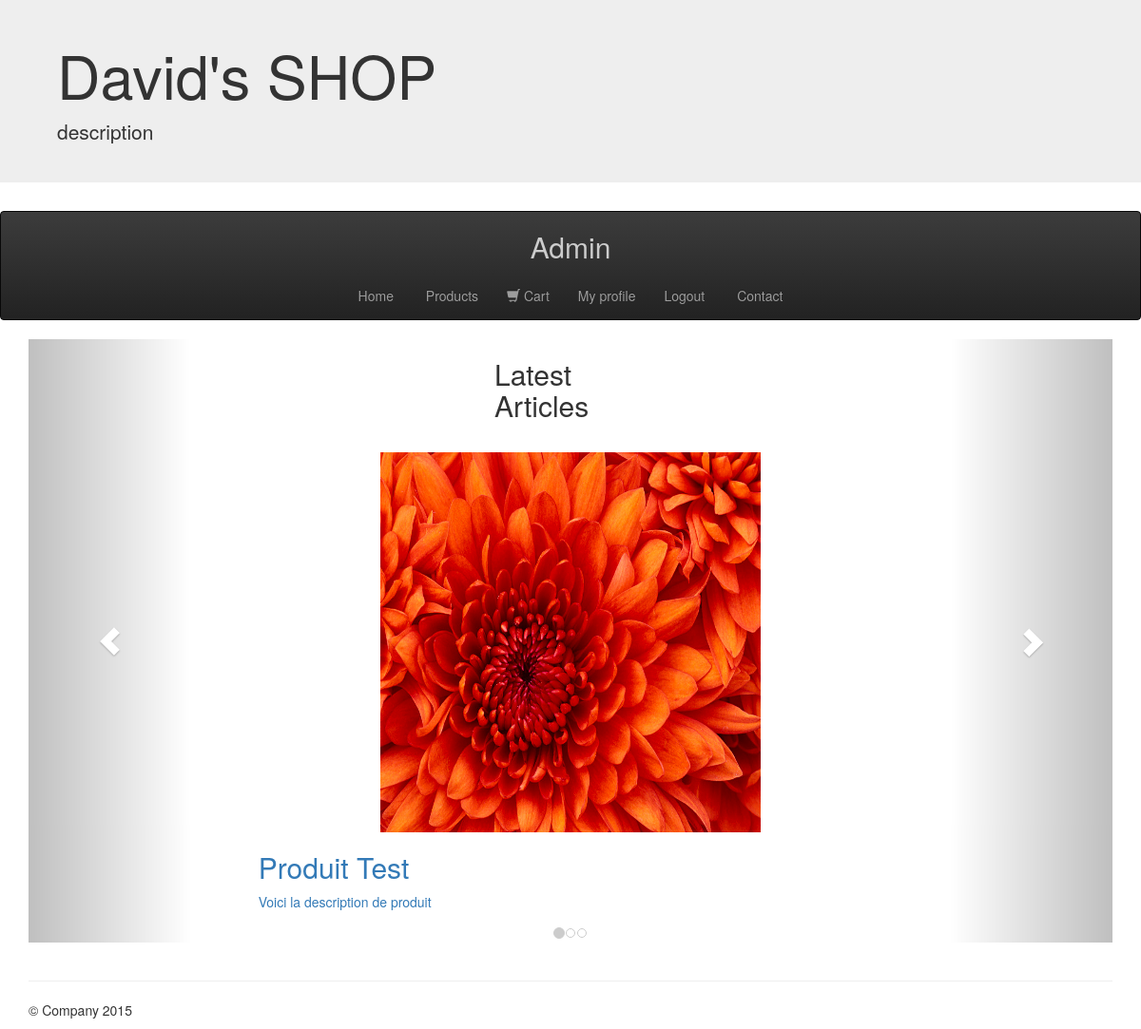
Page /Controller/Front/controller.php?f=index (signed in) on the committed database.
### tables this page shows
CREATE TABLE IF NOT EXISTS `user` (
  `idRow` int(11) NOT NULL AUTO_INCREMENT,
  `user` varchar(255) NOT NULL,
  `pass` varchar(255) NOT NULL,
  `name` varchar(255) NOT NULL,
  `idRoll` int(11) NOT NULL DEFAULT '2',
  `lastName` varchar(255) NOT NULL,
  `email` varchar(255) NOT NULL,
  `sexe` varchar(25) NOT NULL,
  `date` varchar(25) NOT NULL,
  `address` varchar(255) NOT NULL,
  PRIMARY KEY (`idRow`)
);

CREATE TABLE IF NOT EXISTS `product` (
  `idRow` int(11) NOT NULL AUTO_INCREMENT,
  `name` varchar(255) NOT NULL,
  `description` varchar(1000) NOT NULL,
  `longDescription` varchar(2000) NOT NULL,
  `price` varchar(25) NOT NULL,
  `idCategory` int(11) NOT NULL,
  PRIMARY KEY (`idRow`),
  KEY `idRow` (`idRow`)
);

### Controller/Front/controller.php (called while the page is built, shortened)
<?php
require_once '../../app/config.php';
require_once '../../app/connection/Connexion.php';
$connection = new Connexion($dbName, $host, $user, $pass);
$user = '';
$navegador = array(
    array('string' => 'Products ', 'url' => 'controller.php?f=products'),
    array('string' => 'Cart', 'url' => 'controller.php?f=cart'),
    array('string' => 'Login ', 'url' => 'controller.php?f=login'),
    array('string' => 'Register ', 'url' => 'controller.php?f=myProfil')
);
if (isset($_SESSION['idRow'])) {
    require_once '../../Model/UserClass.php';
    $user = new UserClass($connection);
    $user->fetch($_SESSION['idRow']);
    $navegador = array(
        array('string' => 'Products ', 'url' => 'controller.php?f=products'),
        array('string' => 'Cart', 'url' => 'controller.php?f=cart'),
        array('string' => 'My profile ', 'url' => 'controller.php?f=myProfil'),
        array('string' => 'Logout', 'url' => '../Back/controller.php?f=logout')
    );
}
function index() {
    require_once '../../Model/ProductClass.php';
    global $navegador;
    global $user;
    global $connection;
    $titulo = 'David\'s SHOP';
    $description = 'description';
    $slide = array();
    $productsSlide = productsSlide($connection);
    foreach ($productsSlide as $key => $idProduct) {
        $product = new ProductClass($connection);
        $product->fetch($idProduct);
        if (!isset($product->imgs[0]['name'])) {
            $img = 'not-found.png';
        } else {
            $img = $product->imgs[0]['name'];
        }
        $slide[] = array(
            'title' => $product->name,
            'url' => 'controller.php?f=product&o=' . $product->id,
            'description' => $product->description,
            'image' => $img
        );
    }
    require_once '../../View/Front/home.php';
}
require_once '../main.php';

### Model/UserClass.php (called while the page is built, shortened)
<?php
class UserClass {
    var $conex;
    public function __construct($connection, $user = '', $pass = '', $email = '', $name = '', $lastName = '', $date = '', $sexe = '', $address = '', $roll = '') {
        $this->conex = $connection;
    }
    public function fetch($id = '') {
        $sql = 'SELECT * FROM `user` WHERE `idRow` =\'' . $id . '\'';
        $user = $this->conex->commitSelect($sql);
        $this->name = $user[0]['name'];
    }
}

### app/connection/Connexion.php (called while the page is built, shortened)
<?php
class Connexion {
    var $db = '';
    public function __construct($dataBaseName, $host, $user, $pass) {
        $this->dataBaseName = $dataBaseName;
        $this->host = $host;
        $this->user = $user;
        $this->pass = $pass;
        $this->dsn = 'mysql:dbname=' . $this->dataBaseName . ';host=' . $this->host;
        try {
            $this->db = new PDO($this->dsn, $this->user, $this->pass);
        } catch (PDOException $e) {
            echo 'TOTO';
            echo 'Error: ' . $e->getMessage();
        }
    }
    public function commitSelect($sql) {
        try {
            $requete = $this->db->prepare($sql);
            $rel = $requete->execute();
            $red = $requete->fetchAll();
        } catch (Exception $exc) {
            echo 'Error : ' . $exc->getMessage();
            $this->insertLog('Error: ' . $exc->getMessage(). PHP_EOL);
        }
        return $red;
    }
}

### Model/ProductClass.php (called while the page is built, shortened)
<?php
class ProductClass {
    var $conex;
    public function __construct($conex, $name = '', $description = '', $longDescription = '', $price = '', $imgs = '', $category = '') {
        $this->conex = $conex;
    }
    public function fetch($id = '') {
        $sql = 'SELECT * FROM `product` WHERE `idRow` =\'' . $id . '\'';
        $product = $this->conex->commitSelect($sql);
        $sql = 'SELECT * FROM `images` WHERE `idProduct` =\'' . $id . '\'';
        $imgs = $this->conex->commitSelect($sql);
        $this->id = $product[0]['idRow'];
        $this->name = utf8_encode($product[0]['name']);
        $this->description = utf8_encode($product[0]['description']);
        $this->imgs = $imgs;
    }
}

### View/Front/home.php (the view, shortened to what this page needs)
<!doctype html>
 <html class="no-js" lang="">
    <head>
        <link rel="stylesheet" href="../../css/bootstrap.min.css">
        <link rel="stylesheet" href="../../css/bootstrap-theme.min.css">
        <link rel="stylesheet" href="../../css/main.css">
    </head>
    <body>
        <div class="jumbotron">
            <h1><?php echo $titulo; ?></h1>
            <p><?php echo $description; ?></p>
        </div>
        <nav class="navbar navbar-inverse">
            <div class="container">
                <div class="navbar-collapse collapse in" aria-expanded="true">
                    <div id="name"><h2><?php if(isset($user->name)) echo $user->name; ?></h2></div>
                    <ul class="nav navbar-nav">
                        <li class="activo"><a href="../../index.php">Home</a></li>
                        <?php
                        for ($i = 0; $i < count($navegador); $i++) {
                            if ($navegador[$i]['string'] == 'Cart') {
                                echo '<li><a  id="cart" href="' . $navegador[$i]['url'] . '"><span class="glyphicon glyphicon-shopping-cart"> </span> ' . $navegador[$i]['string'] . '</a></li>';
                            } else {
                                echo '<li><a href="' . $navegador[$i]['url'] . '">' . $navegador[$i]['string'] . '</a></li>';
                            }
                        }
                        ?>
                        <li><a href="controller.php?f=contact">Contact</a></li>
                    </ul>
                </div>
            </div>
        </nav>
        <div class="container">
                <h2  class="col-md-2 col-md-offset-5">Latest Articles</h2>
            <div id="carousel-example-generic" class="carousel slide" data-ride="carousel">
                <div class="carousel-inner" role="listbox">
                    <?php
                    for ($i = 0; $i < count($slide); $i++) {
                        if ($i == 0) {
                            echo '<div class = "item active">
                                        <a href="'.$slide[$i]['url'].'">
                                            <img src="../../img/'.$slide[$i]['image'].'" alt="" style="width:400px;height:400px;">
                                            <h2>' . $slide[$i]['title'] . '</h2>
                                            <p>' . $slide[$i]['description'] . '</p>
                                        </a>
                                    </div>';
                        }
                    }
                    ?>
                    <ol class="carousel-indicators">
                        <?php
                        for ($i = 0; $i < count($slide); $i++) {
                            if ($i == 0) {
                                echo '<li class="active" data-target="#carousel-example-generic" data-slide-to="' . $i . '" class=""></li>';
                            } else {
                                echo '<li data-target="#carousel-example-generic" data-slide-to="' . $i . '" class=""></li>';
                            }
                        }
                        ?>
                    </ol>
                </div>
                <a class="left carousel-control" href="#carousel-example-generic" role="button" data-slide="prev">
                    <span class="glyphicon glyphicon-chevron-left" aria-hidden="true"></span>
                </a>
                <a class="right carousel-control" href="#carousel-example-generic" role="button" data-slide="next">
                    <span class="glyphicon glyphicon-chevron-right" aria-hidden="true"></span>
                </a>
            </div>
        </div>
        <br/>
        <div class="container">
            <hr>
            <footer>
                <p>&copy; Company 2015</p>
            </footer>
                    </div>         <script src="//ajax.googleapis.com/ajax/libs/jquery/1.11.2/jquery.js"></script>
    </body>
</html>

### css/main.css (style rules this page uses)
body { padding-top: 0; }
.jumbotron { padding: 2%; padding-left: 5%; padding-right: 5%; }
.item { padding: 2%; }
#name { color:#cccccc; }
.carousel-indicators { bottom: 0!important; margin-bottom: 0; }
.carousel-indicators li { border-color: #ccc; }
.carousel-indicators .active { background-color: #ccc; }
.navbar .nav, .navbar .nav > li { float:none; display:inline-block; *display:inline; *zoom:1; vertical-align: top; }
.navbar .navbar-nav { display: inline-block; float: none; }
.navbar .navbar-collapse { text-align: center; }
.item img { width: 400px; margin: 0 auto; }
.item h2,.item p { margin-left: 20%; }

### rows in the picture
user: name "Admin"
product: name "Produit Test", description "Voici la description de produit"

### other values in the picture
$titulo "David's SHOP"
$description "description"
$navegador[$i]['string'] "Products"
$navegador[$i]['string'] "Cart"
$navegador[$i]['string'] "My profile"
$navegador[$i]['string'] "Logout"
